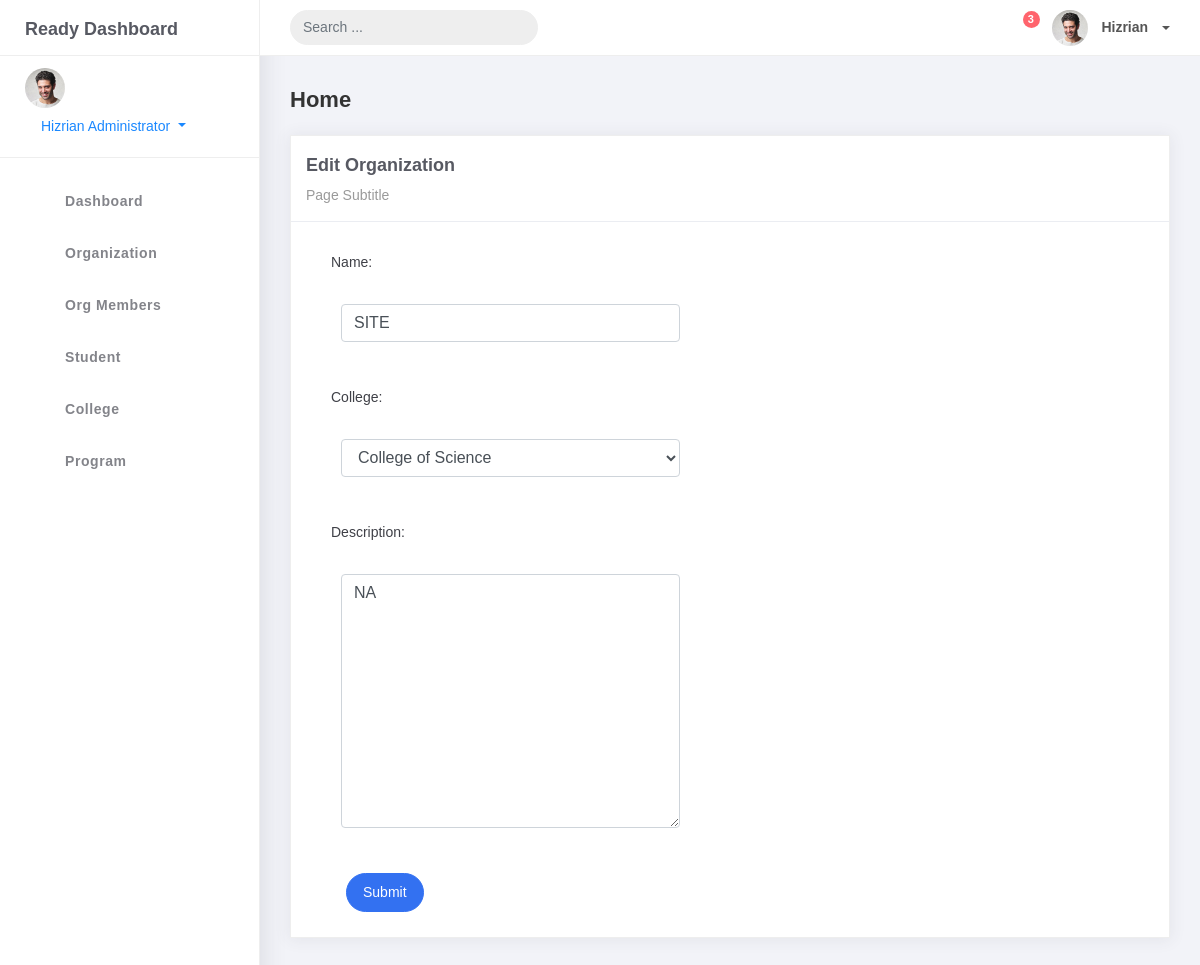
Page /organization/15/update/ on the committed database.
### studentorgs/models.py (models this page shows, shortened)
class BaseModel(models.Model):
    created_at = models.DateTimeField(auto_now_add=True, db_index=True)
    updated_at = models.DateTimeField(auto_now=True)
    class Meta:
        abstract = True

class Organization(BaseModel):  # Make sure it's Organization, not Organizations
    name = models.CharField(max_length=250)
    college = models.ForeignKey(College, null=True, blank=True, on_delete=models.CASCADE)
    description = models.CharField(max_length=500)

### studentorgs/views.py (the view)
# urls.py: path('organization/<int:pk>/update/', OrganizationUpdateView.as_view(), name='organization-update'),
class OrganizationUpdateView(UpdateView):
    model = Organization
    form_class = OrganizationForm
    template_name = 'org_edit.html'
    success_url = reverse_lazy('organization-list')

### studentorgs/forms.py
class OrganizationForm(forms.ModelForm):
    class Meta:
        model = Organization
        fields = '__all__'  # Or list specific fields like ['name', 'description', etc.]
        widgets = {
            'name': forms.TextInput(attrs={'class': 'form-control'}),
            'description': forms.Textarea(attrs={'class': 'form-control'}),
        }

### studentorgs/models.py (called while the page is built)
    def __str__(self):
        return self.college_name

### templates/org_edit.html (shortened to what this page needs)
{% extends 'base.html' %} {% load static %} {% block content %}
<div class="content">
    <div class="container-fluid">
        <h4 class="page-title">Home</h4>
        <div class="row">
            <div class="col-md-12">
                <div class="card">
                    <div class="card-header">
                        <div class="card-title">Edit Organization</div>
                        <div class="card-category">Page Subtitle</div>
                    </div>
                    <div class="col-md-6">
                        <div class="card-body">
                            <form class="" action="" method="post" novalidate>
                                {% include 'includes/form.html' %}
                                <div class="form-group">
                                    <div class="col-md-12 col-sm-3">
                                        <button type="submit" class="btn btn-primary btn-rounded">Submit</button>
                                    </div>
                                </div>
                            </form>
                        </div>
                    </div>
                </div>
            </div>
        </div>
    </div>
</div>
{% endblock %}

### templates/includes/form.html (shortened to what this page needs)
{% load widget_tweaks %}
{% for field in form %}
<div class="field item form-group">
    <label>{{ field.label_tag}}</label>
    <div class="form-group">
        {% render_field field class="form-control" %}
    </div>
</div>
{% endfor %}

### rows in the picture
Organization: name "SITE" "College of Science" "NA"

### other values in the picture
{{ field.label_tag }} "Name:" "College:" "Description:"
